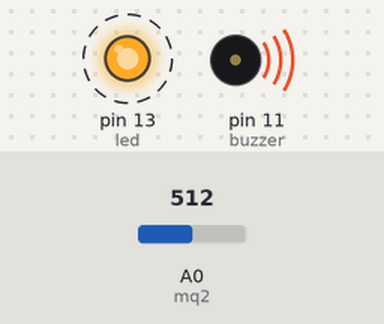
This sketch was run on a simulated Arduino Uno, built with avr-gcc and run on an emulated ATmega328P. Shown: output pins drawn as LEDs (lit = HIGH), buzzer (waves = sounding, pin HIGH). Dashed ring = blinking. Inputs (shaded band) come from the test bench; at power-on: A0 (mq2) = 512.

Above: at 1.25 s.
1.3 s: A0 (mq2) set to 410
4.3 s: A0 (mq2) set to 382
At 4.9 s:
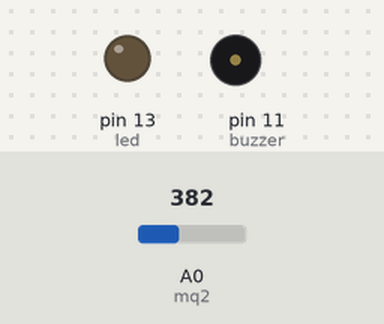
5.8 s: A0 (mq2) set to 511
At 8.7 s:
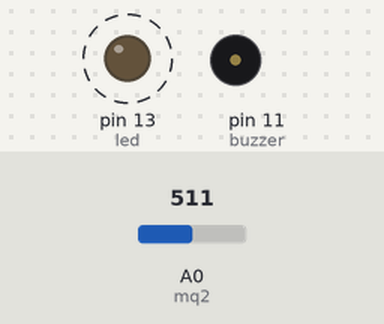
8.8 s: A0 (mq2) set to 390
At 9.3 s:
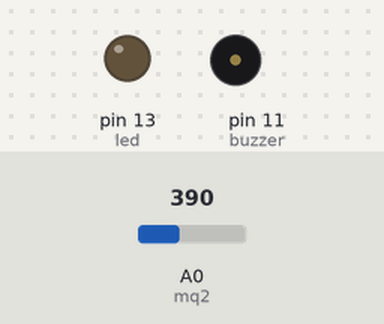
Timing chart, 0 to 11.3 s (numbered marks = the images above; inputs shaded):
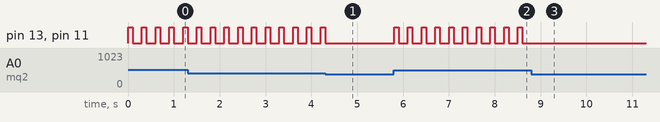

Measured:
- the behaviour switches between 401 and 400 on A0 (mq2) (found by bisection; images 0 and 1)
- after the input at 4.3 s, pin 13 (led), pin 11 (buzzer): goes on until 4.3 s, then stays LOW
- after the input at 5.8 s, pin 13 (led), pin 11 (buzzer): alternates HIGH for 0.10 s and LOW for 0.20 s, starting at once
- after the input at 8.8 s, pin 13 (led), pin 11 (buzzer): stops changing and stays LOW
- by itself, pin 13 (led), pin 11 (buzzer): alternates HIGH for 0.10 s and LOW for 0.20 s

The sketch:

mq_2_sensor_code.ino
```cpp
int led = 13;
int buzzer = 11;
int mq2 = A0;
int analog_sensor;
int sensorThres = 400;

void setup() {
  pinMode(led, OUTPUT);
  pinMode(buzzer, OUTPUT);
  pinMode(mq2, INPUT);

}

void loop() {
  analog_sensor = analogRead(mq2);

  if (analog_sensor > sensorThres)
  {
    digitalWrite(led, 1);
    digitalWrite(buzzer, 1);
    delay(100);
    digitalWrite(led, 0);
    digitalWrite(buzzer, 0);
    delay(100);
  }
  else
  {
    digitalWrite(led, 0);
    digitalWrite(buzzer, 0);
  }
  delay(100);
}
```
